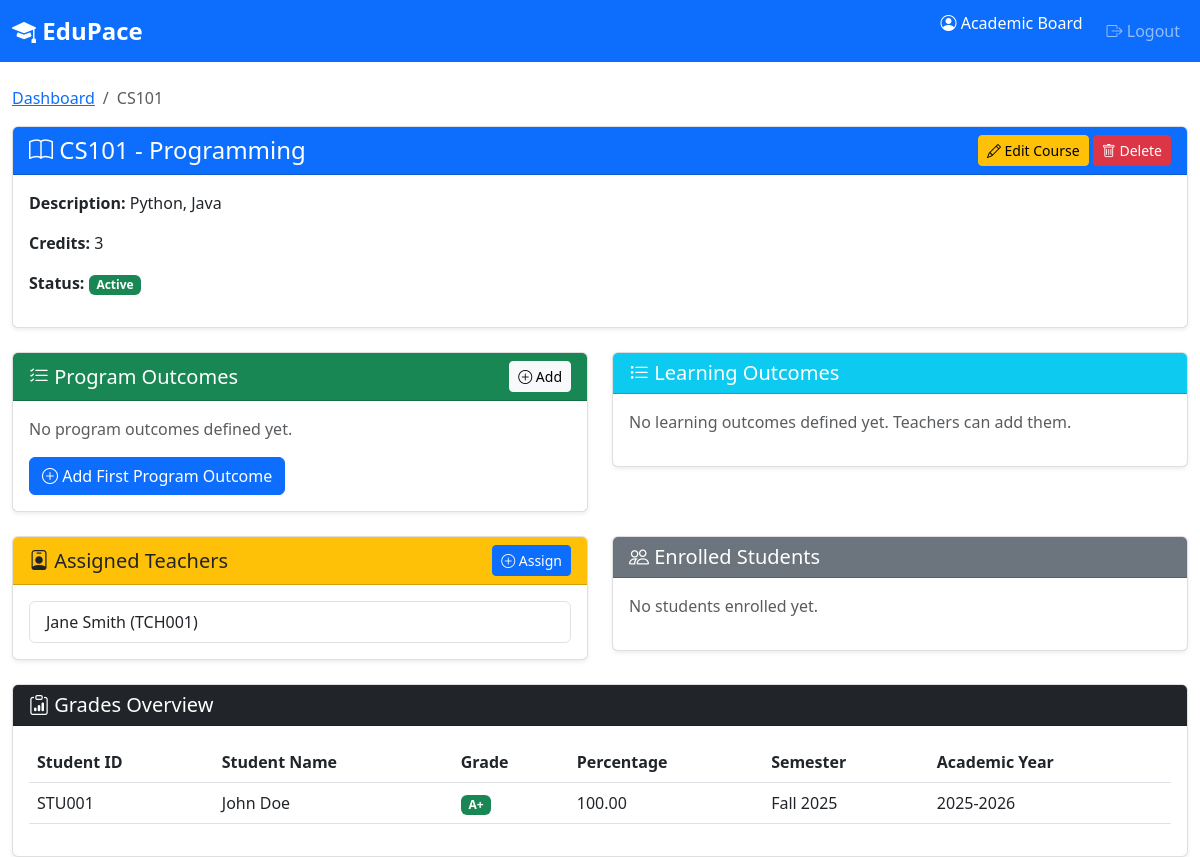
/academic-board/course/2/ (signed in), run on the app's committed database.
### edupace_app/models.py (models this page shows, shortened)
class Course(models.Model):
    code = models.CharField(max_length=20, unique=True, help_text="Course code (e.g., CS101)")
    name = models.CharField(max_length=200)
    description = models.TextField(blank=True)
    credits = models.IntegerField(validators=[MinValueValidator(1), MaxValueValidator(10)])
    created_at = models.DateTimeField(auto_now_add=True)
    updated_at = models.DateTimeField(auto_now=True)
    is_locked = models.BooleanField(
        default=False,
        help_text="If True, teachers cannot add learning outcomes or grades"
    )
    class Meta:
        ordering = ['code']
        verbose_name = "Course"
        verbose_name_plural = "Courses"

class Teacher(models.Model):
    user = models.OneToOneField(User, on_delete=models.CASCADE, related_name='teacher_profile')
    employee_id = models.CharField(max_length=50, unique=True)
    department = models.CharField(max_length=100, blank=True)
    courses = models.ManyToManyField(Course, related_name='teachers', blank=True)
    created_at = models.DateTimeField(auto_now_add=True)
    class Meta:
        verbose_name = "Teacher"
        verbose_name_plural = "Teachers"

class Grade(models.Model):
    GRADE_CHOICES = [
        ('A+', 'A+'),
        ('A', 'A'),
        ('A-', 'A-'),
        ('B+', 'B+'),
        ('B', 'B'),
        ('B-', 'B-'),
        ('C+', 'C+'),
        ('C', 'C'),
        ('C-', 'C-'),
        ('D', 'D'),
        ('F', 'F'),
    ]
    student = models.ForeignKey(Student, on_delete=models.CASCADE, related_name='grades')
    course = models.ForeignKey(Course, on_delete=models.CASCADE, related_name='grades')
    grade = models.CharField(max_length=2, choices=GRADE_CHOICES)
    percentage = models.DecimalField(
        max_digits=5,
        decimal_places=2,
        validators=[MinValueValidator(0), MaxValueValidator(100)],
        null=True,
        blank=True
    )
    semester = models.CharField(max_length=20, blank=True)
    academic_year = models.CharField(max_length=20, blank=True)
    uploaded_file = models.FileField(upload_to='grade_files/', null=True, blank=True)
    created_by = models.ForeignKey(User, on_delete=models.SET_NULL, null=True, related_name='created_grades')
    created_at = models.DateTimeField(auto_now_add=True)
    updated_at = models.DateTimeField(auto_now=True)
    class Meta:
        unique_together = ['student', 'course', 'semester', 'academic_year']
        ordering = ['-academic_year', '-semester', 'course']
        verbose_name = "Grade"
        verbose_name_plural = "Grades"

class Student(models.Model):
    user = models.OneToOneField(User, on_delete=models.CASCADE, related_name='student_profile')
    student_id = models.CharField(max_length=50, unique=True)
    enrollment_date = models.DateField()
    program = models.CharField(max_length=100, blank=True)
    courses = models.ManyToManyField(Course, related_name='students', blank=True)
    created_at = models.DateTimeField(auto_now_add=True)
    class Meta:
        verbose_name = "Student"
        verbose_name_plural = "Students"

### edupace_app/views.py (the view)
# urls.py: path('academic-board/course/<int:course_id>/', views.academic_board_course_detail, name='academic_board_course_detail'),
@login_required
@role_required('academic_board')
def academic_board_course_detail(request, course_id):
    course = get_object_or_404(Course, id=course_id)
    program_outcomes = course.program_outcomes.all()
    learning_outcomes = course.learning_outcomes.all()
    teachers = course.teachers.all()
    students = course.students.all()
    grades = Grade.objects.filter(course=course).select_related('student')
    context = {
        'course': course,
        'program_outcomes': program_outcomes,
        'learning_outcomes': learning_outcomes,
        'teachers': teachers,
        'students': students,
        'grades': grades,
        'can_edit': not course.is_locked,
    }
    return render(request, 'edupace_app/academic_board/course_detail.html', context)

### edupace_app/utils.py (called while the page is built)
def get_user_role(user):
    if not user.is_authenticated:
        return None
    if hasattr(user, 'teacher_profile'):
        return 'teacher'
    elif hasattr(user, 'student_profile'):
        return 'student'
    elif hasattr(user, 'academic_board_profile'):
        return 'academic_board'
    return None

def role_required(*allowed_roles):
    def decorator(view_func):
        @wraps(view_func)
        def _wrapped_view(request, *args, **kwargs):
            if not request.user.is_authenticated:
                messages.error(request, 'Please log in to access this page.')
                return redirect('edupace_app:login')
            user_role = get_user_role(request.user)
            if user_role not in allowed_roles:
                messages.error(request, 'You do not have permission to access this page.')
                return redirect('edupace_app:dashboard_redirect')
            return view_func(request, *args, **kwargs)
        return _wrapped_view
    return decorator

### edupace_app/templates/edupace_app/academic_board/course_detail.html (shortened to what this page needs)
{% extends 'edupace_app/base.html' %}
{% block content %}
<div class="container-fluid mt-4">
    <div class="row">
        <div class="col-12">
            <nav aria-label="breadcrumb">
                <ol class="breadcrumb">
                    <li class="breadcrumb-item"><a href="{% url 'edupace_app:academic_board_dashboard' %}">Dashboard</a></li>
                    <li class="breadcrumb-item active">{{ course.code }}</li>
                </ol>
            </nav>
        </div>
    </div>
    <div class="row mb-4">
        <div class="col-12">
            <div class="card">
                <div class="card-header bg-primary text-white d-flex justify-content-between align-items-center">
                    <h4 class="mb-0">
                        <i class="bi bi-book"></i> {{ course.code }} - {{ course.name }}
                    </h4>
                    <div>
                        {% if can_edit %}
                        <a href="{% url 'edupace_app:edit_course' course.id %}" class="btn btn-sm btn-warning">
                            <i class="bi bi-pencil"></i> Edit Course
                        </a>
                        <a href="{% url 'edupace_app:delete_course' course.id %}" class="btn btn-sm btn-danger">
                            <i class="bi bi-trash"></i> Delete
                        </a>
                        {% else %}
                        <span class="badge bg-danger">Course Locked</span>
                        {% endif %}
                    </div>
                </div>
                <div class="card-body">
                    <p><strong>Description:</strong> {{ course.description|default:"No description available." }}</p>
                    <p><strong>Credits:</strong> {{ course.credits }}</p>
                    <p><strong>Status:</strong>
                        {% if course.is_locked %}
                            <span class="badge bg-danger">Locked</span>
                        {% else %}
                            <span class="badge bg-success">Active</span>
                        {% endif %}
                    </p>
                </div>
            </div>
        </div>
    </div>
    <div class="row mb-4">
        <div class="col-md-6">
            <div class="card">
                <div class="card-header bg-success text-white d-flex justify-content-between align-items-center">
                    <h5 class="mb-0"><i class="bi bi-list-check"></i> Program Outcomes</h5>
                    {% if can_edit %}
                    <a href="{% url 'edupace_app:add_program_outcome' course.id %}" class="btn btn-sm btn-light">
                        <i class="bi bi-plus-circle"></i> Add
                    </a>
                    {% endif %}
                </div>
                <div class="card-body">
                    {% if program_outcomes %}
                    <ul class="list-group">
                        {% for po in program_outcomes %}
                        <li class="list-group-item d-flex justify-content-between align-items-center">
                            <div>
                                <strong>{{ po.code }}:</strong> {{ po.description }}
                            </div>
                            {% if can_edit %}
                            <div>
                                <a href="{% url 'edupace_app:edit_program_outcome' po.id %}" class="btn btn-sm btn-outline-primary">
                                    <i class="bi bi-pencil"></i>
                                </a>
                                <a href="{% url 'edupace_app:delete_program_outcome' po.id %}" class="btn btn-sm btn-outline-danger">
                                    <i class="bi bi-trash"></i>
                                </a>
                            </div>
                            {% endif %}
                        </li>
                        {% endfor %}
                    </ul>
                    {% else %}
                    <p class="text-muted">No program outcomes defined yet.</p>
                    {% if can_edit %}
                    <a href="{% url 'edupace_app:add_program_outcome' course.id %}" class="btn btn-primary">
                        <i class="bi bi-plus-circle"></i> Add First Program Outcome
                    </a>
                    {% endif %}
                    {% endif %}
                </div>
            </div>
        </div>
        <div class="col-md-6">
            <div class="card">
                <div class="card-header bg-info text-white">
                    <h5 class="mb-0"><i class="bi bi-list-task"></i> Learning Outcomes</h5>
                </div>
                <div class="card-body">
                    {% if learning_outcomes %}
                    <ul class="list-group">
                        {% for lo in learning_outcomes %}
                        <li class="list-group-item">
                            <strong>{{ lo.code }}:</strong> {{ lo.description }}
                        </li>
                        {% endfor %}
                    </ul>
                    {% else %}
                    <p class="text-muted">No learning outcomes defined yet. Teachers can add them.</p>
                    {% endif %}
                </div>
            </div>
        </div>
    </div>
    <div class="row mb-4">
        <div class="col-md-6">
            <div class="card">
                <div class="card-header bg-warning text-dark d-flex justify-content-between align-items-center">
                    <h5 class="mb-0"><i class="bi bi-person-badge"></i> Assigned Teachers</h5>
                    {% if can_edit %}
                    <a href="{% url 'edupace_app:assign_teacher_to_course' course.id %}" class="btn btn-sm btn-primary">
                        <i class="bi bi-plus-circle"></i> Assign
                    </a>
                    {% endif %}
                </div>
                <div class="card-body">
                    {% if teachers %}
                    <ul class="list-group">
                        {% for teacher in teachers %}
                        <li class="list-group-item">
                            {{ teacher.user.get_full_name|default:teacher.user.username }} ({{ teacher.employee_id }})
                        </li>
                        {% endfor %}
                    </ul>
                    {% endif %}
                </div>
            </div>
        </div>
        <div class="col-md-6">
            <div class="card">
                <div class="card-header bg-secondary text-white">
                    <h5 class="mb-0"><i class="bi bi-people"></i> Enrolled Students</h5>
                </div>
                <div class="card-body">
                    {% if students %}
                    <p><strong>Total:</strong> {{ students.count }} students</p>
                    <div class="table-responsive">
                        <table class="table table-sm">
                            <thead>
                                <tr>
                                    <th>Student ID</th>
                                    <th>Name</th>
                                </tr>
                            </thead>
                            <tbody>
                                {% for student in students|slice:":10" %}
                                <tr>
                                    <td>{{ student.student_id }}</td>
                                    <td>{{ student.user.get_full_name|default:student.user.username }}</td>
                                </tr>
                                {% endfor %}
                            </tbody>
                        </table>
                    </div>
                    {% if students.count > 10 %}
                    <p class="text-muted small">Showing first 10 of {{ students.count }} students</p>
                    {% endif %}
                    {% else %}
                    <p class="text-muted">No students enrolled yet.</p>
                    {% endif %}
                </div>
            </div>
        </div>
    </div>
    <div class="row">
        <div class="col-12">
            <div class="card">
                <div class="card-header bg-dark text-white">
                    <h5 class="mb-0"><i class="bi bi-clipboard-data"></i> Grades Overview</h5>
                </div>
                <div class="card-body">
                    {% if grades %}
                    <div class="table-responsive">
                        <table class="table table-hover">
                            <thead>
                                <tr>
                                    <th>Student ID</th>
                                    <th>Student Name</th>
                                    <th>Grade</th>
                                    <th>Percentage</th>
                                    <th>Semester</th>
                                    <th>Academic Year</th>
                                </tr>
                            </thead>
                            <tbody>
                                {% for grade in grades %}
                                <tr>
                                    <td>{{ grade.student.student_id }}</td>
                                    <td>{{ grade.student.user.get_full_name|default:grade.student.user.username }}</td>
                                    <td><span class="badge bg-success">{{ grade.grade }}</span></td>
                                    <td>{{ grade.percentage|default:"-" }}</td>
                                    <td>{{ grade.semester|default:"-" }}</td>
                                    <td>{{ grade.academic_year|default:"-" }}</td>
                                </tr>
                                {% endfor %}
                            </tbody>
                        </table>
                    </div>
                    {% else %}
                    <p class="text-muted">No grades uploaded yet.</p>
                    {% endif %}
                </div>
            </div>
        </div>
    </div>
</div>
{% endblock %}

### edupace_app/templates/edupace_app/base.html (shortened to what this page needs)
<!DOCTYPE html>
<html lang="en">
<head>
    <link href="https://cdn.jsdelivr.net/npm/bootstrap@5.3.0/dist/css/bootstrap.min.css" rel="stylesheet">
    <link href="https://cdn.jsdelivr.net/npm/bootstrap-icons@1.11.0/font/bootstrap-icons.css" rel="stylesheet">
</head>
<body>
    <nav class="navbar navbar-expand-lg navbar-dark bg-primary">
        <div class="container-fluid">
            <a class="navbar-brand" href="{% url 'edupace_app:dashboard_redirect' %}">
                <i class="bi bi-mortarboard-fill"></i> EduPace
            </a>
            {% if user.is_authenticated %}
            <div class="collapse navbar-collapse" id="navbarNav">
                <ul class="navbar-nav ms-auto">
                    <li class="nav-item">
                        <span class="navbar-text text-white me-3">
                            <i class="bi bi-person-circle"></i> {{ user.get_full_name|default:user.username }}
                        </span>
                    </li>
                    <li class="nav-item">
                        <a class="nav-link" href="{% url 'edupace_app:logout' %}">
                            <i class="bi bi-box-arrow-right"></i> Logout
                        </a>
                    </li>
                </ul>
            </div>
            {% endif %}
        </div>
    </nav>
    {% block content %}{% endblock %}
</body>
</html>

### edupace_app/templates/edupace_app/base.html (style rules this page uses)
.navbar-brand { font-weight: bold; font-size: 1.5rem; }
.card { box-shadow: 0 0.125rem 0.25rem rgba(0, 0, 0, 0.075); border: 1px solid rgba(0, 0, 0, 0.125); }

### data on the page
Course: code "CS101", name "Programming", description "Python, Java", credits "3"
Teacher: user.get_full_name "Jane Smith", employee_id "TCH001"
Grade: student.student_id "STU001", student.user.get_full_name "John Doe", grade "A+", percentage "100.00", semester "Fall 2025", academic_year "2025-2026"

### other printed values
{{ user.get_full_name|default:user.username }} "Academic Board"
